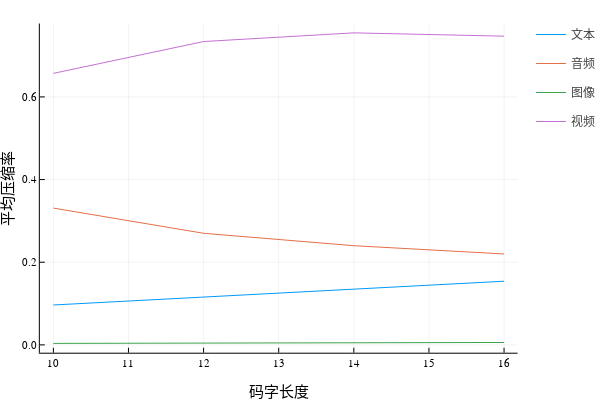

Notebook cell for this chart:
### Code cell
# 结论2附图
x = [i for i in 10:2:16];
y = [mean.([[.175,.018],[.21,.021],[.245,.025],[.28,.028]])';
    .331 .27 .24 .22;.0036 .0043 .005 .0058;.657 .734 .755 .747];
plot(x,y',ylabel="平均压缩率", label=["文本" "音频" "图像" "视频"], xlabel="码字长度")

### Figure 1 — Plotly figure (JSON) as saved in the notebook; plotly's stock layout.template omitted (floating-point values rounded to 4 significant figures)
{"data": [{"colorbar": {"title": ""}, "legendgroup": "文本", "line": {"color": "rgba(0, 154, 250, 1.000)", "dash": "solid", "shape": "linear", "width": 1}, "mode": "lines", "name": "文本", "showlegend": true, "type": "scatter", "x": [10, 12, 14, 16], "xaxis": "x", "y": [0.0965, 0.1155, 0.135, 0.154], "yaxis": "y", "zmax": null, "zmin": null}, {"colorbar": {"title": ""}, "legendgroup": "音频", "line": {"color": "rgba(227, 111, 71, 1.000)", "dash": "solid", "shape": "linear", "width": 1}, "mode": "lines", "name": "音频", "showlegend": true, "type": "scatter", "x": [10, 12, 14, 16], "xaxis": "x", "y": [0.331, 0.27, 0.24, 0.22], "yaxis": "y", "zmax": null, "zmin": null}, {"colorbar": {"title": ""}, "legendgroup": "图像", "line": {"color": "rgba(62, 164, 78, 1.000)", "dash": "solid", "shape": "linear", "width": 1}, "mode": "lines", "name": "图像", "showlegend": true, "type": "scatter", "x": [10, 12, 14, 16], "xaxis": "x", "y": [0.0036, 0.0043, 0.005, 0.0058], "yaxis": "y", "zmax": null, "zmin": null}, {"colorbar": {"title": ""}, "legendgroup": "视频", "line": {"color": "rgba(195, 113, 210, 1.000)", "dash": "solid", "shape": "linear", "width": 1}, "mode": "lines", "name": "视频", "showlegend": true, "type": "scatter", "x": [10, 12, 14, 16], "xaxis": "x", "y": [0.657, 0.734, 0.755, 0.747], "yaxis": "y", "zmax": null, "zmin": null}], "layout": {"annotations": [], "height": 400, "legend_position": {"bgcolor": "rgba(255, 255, 255, 1.000)", "bordercolor": "rgba(0, 0, 0, 1.000)", "borderwidth": 1, "font": {"color": "rgba(0, 0, 0, 1.000)", "family": "sans-serif", "size": 11}, "title": {"font": {"color": "rgba(0, 0, 0, 1.000)", "family": "sans-serif", "size": 15}, "text": ""}, "tracegroupgap": 0, "traceorder": "normal", "x": 1, "xanchor": "auto", "y": 1, "yanchor": "auto"}, "margin": {"b": 20, "l": 0, "r": 0, "t": 20}, "paper_bgcolor": "rgba(255, 255, 255, 1.000)", "plot_bgcolor": "rgba(255, 255, 255, 1.000)", "showlegend": true, "width": 600, "xaxis": {"anchor": "y", "domain": [0.07647, 0.9934], "gridcolor": "rgba(0, 0, 0, 0.100)", "gridwidth": 0.5, "linecolor": "rgba(0, 0, 0, 1.000)", "mirror": false, "range": [9.82, 16.18], "showgrid": true, "showline": true, "showticklabels": true, "tickangle": 0, "tickcolor": "rgb(0, 0, 0)", "tickfont": {"color": "rgba(0, 0, 0, 1.000)", "family": "sans-serif", "size": 11}, "tickmode": "array", "ticks": "inside", "ticktext": ["10", "11", "12", "13", "14", "15", "16"], "tickvals": [10, 11, 12, 13, 14, 15, 16], "title": "码字长度", "titlefont": {"color": "rgba(0, 0, 0, 1.000)", "family": "sans-serif", "size": 15}, "type": "-", "visible": true, "zeroline": false, "zerolinecolor": "rgba(0, 0, 0, 1.000)"}, "yaxis": {"anchor": "x", "domain": [0.07581, 0.9902], "gridcolor": "rgba(0, 0, 0, 0.100)", "gridwidth": 0.5, "linecolor": "rgba(0, 0, 0, 1.000)", "mirror": false, "range": [-0.01894, 0.7775], "showgrid": true, "showline": true, "showticklabels": true, "tickangle": 0, "tickcolor": "rgb(0, 0, 0)", "tickfont": {"color": "rgba(0, 0, 0, 1.000)", "family": "sans-serif", "size": 11}, "tickmode": "array", "ticks": "inside", "ticktext": ["0.0", "0.2", "0.4", "0.6"], "tickvals": [0, 0.2, 0.4, 0.6], "title": "平均压缩率", "titlefont": {"color": "rgba(0, 0, 0, 1.000)", "family": "sans-serif", "size": 15}, "type": "-", "visible": true, "zeroline": false, "zerolinecolor": "rgba(0, 0, 0, 1.000)"}}}
